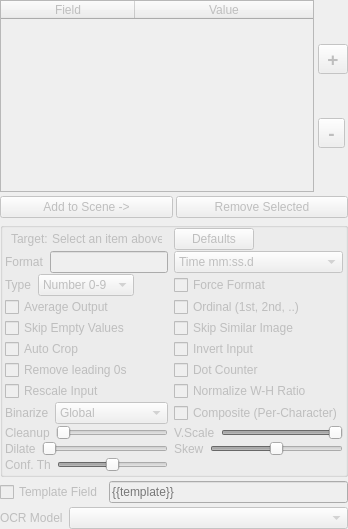
        <widget class="QWidget" name="groupBox_sb_info" native="true">
         <property name="enabled">
          <bool>false</bool>
         </property>
         <layout class="QVBoxLayout" name="verticalLayout_3">
          <property name="spacing">
           <number>4</number>
          </property>
          <property name="leftMargin">
           <number>0</number>
          </property>
          <property name="topMargin">
           <number>0</number>
          </property>
          <property name="rightMargin">
           <number>0</number>
          </property>
          <property name="bottomMargin">
           <number>0</number>
          </property>
          <item>
           <widget class="QWidget" name="widget" native="true">
            <layout class="QHBoxLayout" name="horizontalLayout_2">
             <property name="spacing">
              <number>1</number>
             </property>
             <property name="leftMargin">
              <number>0</number>
             </property>
             <property name="topMargin">
              <number>0</number>
             </property>
             <property name="rightMargin">
              <number>0</number>
             </property>
             <property name="bottomMargin">
              <number>0</number>
             </property>
             <item>
              <widget class="QTableWidget" name="tableWidget_boxes">
               <property name="minimumSize">
                <size>
                 <width>0</width>
                 <height>100</height>
                </size>
               </property>
               <property name="horizontalScrollBarPolicy">
                <enum>Qt::ScrollBarAlwaysOff</enum>
               </property>
               <property name="editTriggers">
                <set>QAbstractItemView::NoEditTriggers</set>
               </property>
               <property name="tabKeyNavigation">
                <bool>false</bool>
               </property>
               <property name="dragDropOverwriteMode">
                <bool>false</bool>
               </property>
               <property name="selectionMode">
                <enum>QAbstractItemView::SingleSelection</enum>
               </property>
               <property name="showGrid">
                <bool>false</bool>
               </property>
               <attribute name="horizontalHeaderMinimumSectionSize">
                <number>134</number>
               </attribute>
               <attribute name="horizontalHeaderStretchLastSection">
                <bool>true</bool>
               </attribute>
               <attribute name="verticalHeaderVisible">
                <bool>false</bool>
               </attribute>
               <column>
                <property name="text">
                 <string>Field</string>
                </property>
               </column>
               <column>
                <property name="text">
                 <string>Value</string>
                </property>
               </column>
              </widget>
             </item>
             <item alignment="Qt::AlignHCenter">
              <widget class="QWidget" name="widget_8" native="true">
               <property name="sizePolicy">
                <sizepolicy hsizetype="Minimum" vsizetype="Preferred">
                 <horstretch>0</horstretch>
                 <verstretch>0</verstretch>
                </sizepolicy>
               </property>
               <layout class="QGridLayout" name="gridLayout_4">
                <property name="sizeConstraint">
                 <enum>QLayout::SetMinimumSize</enum>
                </property>
                <property name="leftMargin">
                 <number>3</number>
                </property>
                <property name="topMargin">
                 <number>0</number>
                </property>
                <property name="rightMargin">
                 <number>0</number>
                </property>
                <property name="bottomMargin">
                 <number>0</number>
                </property>
                <property name="spacing">
                 <number>0</number>
                </property>
                <item row="0" column="0">
                 <widget class="QToolButton" name="toolButton_addBox">
                  <property name="minimumSize">
                   <size>
                    <width>27</width>
                    <height>0</height>
                   </size>
                  </property>
                  <property name="font">
                   <font>
                    <pointsize>14</pointsize>
                    <bold>true</bold>
                   </font>
                  </property>
                  <property name="text">
                   <string>+</string>
                  </property>
                 </widget>
                </item>
                <item row="1" column="0">
                 <widget class="QToolButton" name="toolButton_removeBox">
                  <property name="minimumSize">
                   <size>
                    <width>27</width>
                    <height>0</height>
                   </size>
                  </property>
                  <property name="font">
                   <font>
                    <pointsize>14</pointsize>
                    <bold>true</bold>
                   </font>
                  </property>
                  <property name="text">
                   <string>-</string>
                  </property>
                 </widget>
                </item>
               </layout>
              </widget>
             </item>
            </layout>
           </widget>
          </item>
          <item>
           <widget class="QWidget" name="widget_2" native="true">
            <layout class="QHBoxLayout" name="horizontalLayout_5">
             <property name="spacing">
              <number>3</number>
             </property>
             <property name="leftMargin">
              <number>0</number>
             </property>
             <property name="topMargin">
              <number>0</number>
             </property>
             <property name="rightMargin">
              <number>0</number>
             </property>
             <property name="bottomMargin">
              <number>0</number>
             </property>
             <item>
              <widget class="QPushButton" name="pushButton_makeBox">
               <property name="enabled">
                <bool>false</bool>
               </property>
               <property name="text">
                <string>Add to Scene -&gt;</string>
               </property>
              </widget>
             </item>
             <item>
              <widget class="QPushButton" name="pushButton_removeBox">
               <property name="enabled">
                <bool>false</bool>
               </property>
               <property name="text">
                <string>Remove Selected</string>
               </property>
              </widget>
             </item>
            </layout>
           </widget>
          </item>
          <item>
           <widget class="QGroupBox" name="groupBox_target_settings">
            <layout class="QGridLayout" name="gridLayout_6">
             <property name="leftMargin">
              <number>2</number>
             </property>
             <property name="topMargin">
              <number>0</number>
             </property>
             <property name="rightMargin">
              <number>2</number>
             </property>
             <property name="bottomMargin">
              <number>2</number>
             </property>
             <property name="verticalSpacing">
              <number>1</number>
             </property>
             <item row="0" column="3">
              <widget class="QPushButton" name="pushButton_restoreDefaults">
               <property name="sizePolicy">
                <sizepolicy hsizetype="Fixed" vsizetype="Fixed">
                 <horstretch>0</horstretch>
                 <verstretch>0</verstretch>
                </sizepolicy>
               </property>
               <property name="text">
                <string>Defaults</string>
               </property>
              </widget>
             </item>
             <item row="3" column="2">
              <widget class="QCheckBox" name="checkBox_smoothing">
               <property name="text">
                <string>Average Output</string>
               </property>
              </widget>
             </item>
             <item row="9" column="2">
              <widget class="QWidget" name="widget_27" native="true">
               <property name="sizePolicy">
                <sizepolicy hsizetype="Fixed" vsizetype="Preferred">
                 <horstretch>0</horstretch>
                 <verstretch>0</verstretch>
                </sizepolicy>
               </property>
               <layout class="QHBoxLayout" name="horizontalLayout_32">
                <property name="leftMargin">
                 <number>0</number>
                </property>
                <property name="topMargin">
                 <number>0</number>
                </property>
                <property name="rightMargin">
                 <number>0</number>
                </property>
                <property name="bottomMargin">
                 <number>0</number>
                </property>
                <item>
                 <widget class="QLabel" name="label_binarizationMethod">
                  <property name="text">
                   <string>Binarize</string>
                  </property>
                 </widget>
                </item>
                <item>
                 <widget class="QComboBox" name="comboBox_binarizationMethod">
                  <item>
                   <property name="text">
                    <string>Global</string>
                   </property>
                  </item>
                  <item>
                   <property name="text">
                    <string>No Binarization</string>
                   </property>
                  </item>
                  <item>
                   <property name="text">
                    <string>Local</string>
                   </property>
                  </item>
                  <item>
                   <property name="text">
                    <string>Adaptive</string>
                   </property>
                  </item>
                 </widget>
                </item>
               </layout>
              </widget>
             </item>
             <item row="1" column="3">
              <widget class="QComboBox" name="comboBox_formatPrefix">
               <property name="currentIndex">
                <number>0</number>
               </property>
               <item>
                <property name="text">
                 <string>Time mm:ss.d</string>
                </property>
               </item>
               <item>
                <property name="text">
                 <string>Time mm:ss</string>
                </property>
               </item>
               <item>
                <property name="text">
                 <string>Time ss.d</string>
                </property>
               </item>
               <item>
                <property name="text">
                 <string>Time 0-59</string>
                </property>
               </item>
               <item>
                <property name="text">
                 <string>Shotclock 0-39</string>
                </property>
               </item>
               <item>
                <property name="text">
                 <string>Score 1dd</string>
                </property>
               </item>
               <item>
                <property name="text">
                 <string>Score ddd</string>
                </property>
               </item>
               <item>
                <property name="text">
                 <string>Period 1-4</string>
                </property>
               </item>
               <item>
                <property name="text">
                 <string>Period d</string>
                </property>
               </item>
               <item>
                <property name="text">
                 <string>Alphanumeric</string>
                </property>
               </item>
               <item>
                <property name="text">
                 <string>Any text</string>
                </property>
               </item>
               <item>
                <property name="text">
                 <string>Any number</string>
                </property>
               </item>
               <item>
                <property name="text">
                 <string>Select Preset</string>
                </property>
               </item>
              </widget>
             </item>
             <item row="7" column="3">
              <widget class="QCheckBox" name="checkBox_dotDetector">
               <property name="toolTip">
                <string>Count dots/blobs instead of detecting characters</string>
               </property>
               <property name="text">
                <string>Dot Counter</string>
               </property>
              </widget>
             </item>
             <item row="2" column="2">
              <widget class="QWidget" name="horizontalWidget" native="true">
               <property name="sizePolicy">
                <sizepolicy hsizetype="Fixed" vsizetype="Preferred">
                 <horstretch>0</horstretch>
                 <verstretch>0</verstretch>
                </sizepolicy>
               </property>
               <layout class="QHBoxLayout" name="horizontalLayout_8">
                <property name="leftMargin">
                 <number>0</number>
                </property>
                <property name="topMargin">
                 <number>0</number>
                </property>
                <property name="rightMargin">
                 <number>0</number>
                </property>
                <property name="bottomMargin">
                 <number>0</number>
                </property>
                <item>
                 <widget class="QLabel" name="label_13">
                  <property name="sizePolicy">
                   <sizepolicy hsizetype="Fixed" vsizetype="Preferred">
                    <horstretch>0</horstretch>
                    <verstretch>0</verstretch>
                   </sizepolicy>
                  </property>
                  <property name="text">
                   <string>Type</string>
                  </property>
                 </widget>
                </item>
                <item>
                 <widget class="QComboBox" name="comboBox_fieldType">
                  <item>
                   <property name="text">
                    <string>Number 0-9</string>
                   </property>
                  </item>
                  <item>
                   <property name="text">
                    <string>Time 0-9 , . :</string>
                   </property>
                  </item>
                  <item>
                   <property name="text">
                    <string>Text</string>
                   </property>
                  </item>
                 </widget>
                </item>
               </layout>
              </widget>
             </item>
             <item row="10" column="2">
              <widget class="QWidget" name="widget_17" native="true">
               <layout class="QHBoxLayout" name="horizontalLayout_15">
                <property name="leftMargin">
                 <number>0</number>
                </property>
                <property name="topMargin">
                 <number>0</number>
                </property>
                <property name="rightMargin">
                 <number>0</number>
                </property>
                <property name="bottomMargin">
                 <number>0</number>
                </property>
                <item>
                 <widget class="QLabel" name="label_4">
                  <property name="text">
                   <string>Cleanup</string>
                  </property>
                 </widget>
                </item>
                <item>
                 <widget class="QSlider" name="horizontalSlider_cleanup">
                  <property name="orientation">
                   <enum>Qt::Horizontal</enum>
                  </property>
                 </widget>
                </item>
               </layout>
              </widget>
             </item>
             <item row="3" column="3">
              <widget class="QCheckBox" name="checkBox_ordinalIndicator">
               <property name="text">
                <string>Ordinal (1st, 2nd, ..)</string>
               </property>
              </widget>
             </item>
             <item row="4" column="2">
              <widget class="QCheckBox" name="checkBox_skip_empty">
               <property name="text">
                <string>Skip Empty Values</string>
               </property>
              </widget>
             </item>
             <item row="0" column="2">
              <widget class="QWidget" name="widget_10" native="true">
               <property name="sizePolicy">
                <sizepolicy hsizetype="Preferred" vsizetype="Preferred">
                 <horstretch>0</horstretch>
                 <verstretch>0</verstretch>
                </sizepolicy>
               </property>
               <layout class="QHBoxLayout" name="horizontalLayout_16">
                <property name="spacing">
                 <number>3</number>
                </property>
                <property name="leftMargin">
                 <number>5</number>
                </property>
                <property name="topMargin">
                 <number>0</number>
                </property>
                <property name="rightMargin">
                 <number>5</number>
                </property>
                <property name="bottomMargin">
                 <number>0</number>
                </property>
                <item>
                 <widget class="QLabel" name="label_6">
                  <property name="sizePolicy">
                   <sizepolicy hsizetype="Fixed" vsizetype="Preferred">
                    <horstretch>0</horstretch>
                    <verstretch>0</verstretch>
                   </sizepolicy>
                  </property>
                  <property name="text">
                   <string>Target:</string>
                  </property>
                 </widget>
                </item>
                <item>
                 <widget class="QLabel" name="label_selectedInfo">
                  <property name="maximumSize">
                   <size>
                    <width>110</width>
                    <height>16777215</height>
                   </size>
                  </property>
                  <property name="text">
                   <string>Select an item above</string>
                  </property>
                  <property name="textInteractionFlags">
                   <set>Qt::NoTextInteraction</set>
                  </property>
                 </widget>
                </item>
               </layout>
              </widget>
             </item>
             <item row="9" column="3">
              <widget class="QCheckBox" name="checkBox_compositeBox">
               <property name="text">
                <string>Composite (Per-Character)</string>
               </property>
              </widget>
             </item>
             <item row="12" column="2">
              <widget class="QWidget" name="widget_21" native="true">
               <layout class="QHBoxLayout" name="horizontalLayout_20">
                <property name="leftMargin">
                 <number>0</number>
                </property>
                <property name="topMargin">
                 <number>0</number>
                </property>
                <property name="rightMargin">
                 <number>0</number>
                </property>
                <property name="bottomMargin">
                 <number>0</number>
                </property>
                <item>
                 <widget class="QLabel" name="label_3">
                  <property name="text">
                   <string>Conf. Th</string>
                  </property>
                 </widget>
                </item>
                <item>
                 <widget class="QSlider" name="horizontalSlider_conf_thresh">
                  <property name="value">
                   <number>50</number>
                  </property>
                  <property name="orientation">
                   <enum>Qt::Horizontal</enum>
                  </property>
                 </widget>
                </item>
               </layout>
              </widget>
             </item>
             <item row="8" column="3">
              <widget class="QCheckBox" name="checkBox_normWHRatio">
               <property name="toolTip">
                <string>Scale to a favorable 1:2 width-to-height ratio</string>
               </property>
               <property name="text">
                <string>Normalize W-H Ratio</string>
               </property>
              </widget>
             </item>
             <item row="6" column="3">
              <widget class="QCheckBox" name="checkBox_invertPatch">
               <property name="text">
                <string>Invert Input</string>
               </property>
              </widget>
             </item>
             <item row="4" column="3">
              <widget class="QCheckBox" name="checkBox_skip_similar_image">
               <property name="text">
                <string>Skip Similar Image</string>
               </property>
              </widget>
             </item>
             <item row="2" column="3">
              <widget class="QCheckBox" name="checkBox">
               <property name="enabled">
                <bool>false</bool>
               </property>
               <property name="text">
                <string>Force Format</string>
               </property>
              </widget>
             </item>
             <item row="1" column="2">
              <widget class="QWidget" name="widget_7" native="true">
               <property name="sizePolicy">
                <sizepolicy hsizetype="Preferred" vsizetype="Preferred">
                 <horstretch>0</horstretch>
                 <verstretch>0</verstretch>
                </sizepolicy>
               </property>
               <layout class="QHBoxLayout" name="horizontalLayout_17">
                <property name="leftMargin">
                 <number>0</number>
                </property>
                <property name="topMargin">
                 <number>0</number>
                </property>
                <property name="rightMargin">
                 <number>0</number>
                </property>
                <property name="bottomMargin">
                 <number>0</number>
                </property>
                <item>
                 <widget class="QLabel" name="label_2">
                  <property name="text">
                   <string>Format</string>
                  </property>
                 </widget>
                </item>
                <item>
                 <widget class="QLineEdit" name="lineEdit_format"/>
                </item>
               </layout>
              </widget>
             </item>
             <item row="11" column="2">
              <widget class="QWidget" name="widget_13" native="true">
               <layout class="QHBoxLayout" name="horizontalLayout_13">
                <property name="leftMargin">
                 <number>0</number>
                </property>
                <property name="topMargin">
                 <number>0</number>
                </property>
                <property name="rightMargin">
                 <number>0</number>
                </property>
                <property name="bottomMargin">
                 <number>0</number>
                </property>
                <item>
                 <widget class="QLabel" name="label_9">
                  <property name="text">
                   <string>Dilate</string>
                  </property>
                 </widget>
                </item>
                <item>
                 <widget class="QSlider" name="horizontalSlider_dilate">
                  <property name="maximum">
                   <number>5</number>
                  </property>
                  <property name="pageStep">
                   <number>1</number>
                  </property>
                  <property name="orientation">
                   <enum>Qt::Horizontal</enum>
                  </property>
                 </widget>
                </item>
               </layout>
              </widget>
             </item>
             <item row="6" column="2">
              <widget class="QCheckBox" name="checkBox_autocrop">
               <property name="text">
                <string>Auto Crop</string>
               </property>
              </widget>
             </item>
             <item row="7" column="2">
              <widget class="QCheckBox" name="checkBox_removeLeadingZeros">
               <property name="text">
                <string>Remove leading 0s</string>
               </property>
              </widget>
             </item>
             <item row="8" column="2">
              <widget class="QCheckBox" name="checkBox_rescalePatch">
               <property name="toolTip">
                <string>Scale the image to 35 pixels height, a favorable size for OCR</string>
               </property>
               <property name="text">
                <string>Rescale Input</string>
               </property>
              </widget>
             </item>
             <item row="10" column="3">
              <widget class="QWidget" name="widget_vscale" native="true">
               <layout class="QHBoxLayout" name="horizontalLayout_11">
                <property name="leftMargin">
                 <number>0</number>
                </property>
                <property name="topMargin">
                 <number>0</number>
                </property>
                <property name="rightMargin">
                 <number>0</number>
                </property>
                <property name="bottomMargin">
                 <number>0</number>
                </property>
                <item>
                 <widget class="QLabel" name="label_15">
                  <property name="text">
                   <string>V.Scale</string>
                  </property>
                 </widget>
                </item>
                <item>
                 <widget class="QSlider" name="horizontalSlider_vscale">
                  <property name="minimum">
                   <number>1</number>
                  </property>
                  <property name="maximum">
                   <number>10</number>
                  </property>
                  <property name="pageStep">
                   <number>5</number>
                  </property>
                  <property name="value">
                   <number>10</number>
                  </property>
                  <property name="orientation">
                   <enum>Qt::Horizontal</enum>
                  </property>
                 </widget>
                </item>
               </layout>
              </widget>
             </item>
             <item row="11" column="3">
              <widget class="QWidget" name="widget_skew" native="true">
               <layout class="QHBoxLayout" name="horizontalLayout_12">
                <property name="leftMargin">
                 <number>0</number>
                </property>
                <property name="topMargin">
                 <number>0</number>
                </property>
                <property name="rightMargin">
                 <number>0</number>
                </property>
                <property name="bottomMargin">
                 <number>0</number>
                </property>
                <item>
                 <widget class="QLabel" name="label_14">
                  <property name="text">
                   <string>Skew</string>
                  </property>
                 </widget>
                </item>
                <item>
                 <widget class="QSlider" name="horizontalSlider_skew">
                  <property name="minimum">
                   <number>-10</number>
                  </property>
                  <property name="maximum">
                   <number>10</number>
                  </property>
                  <property name="orientation">
                   <enum>Qt::Horizontal</enum>
                  </property>
                 </widget>
                </item>
               </layout>
              </widget>
             </item>
            </layout>
           </widget>
          </item>
          <item>
           <widget class="QWidget" name="widget_23" native="true">
            <layout class="QHBoxLayout" name="horizontalLayout">
             <property name="leftMargin">
              <number>0</number>
             </property>
             <property name="topMargin">
              <number>0</number>
             </property>
             <property name="rightMargin">
              <number>0</number>
             </property>
             <property name="bottomMargin">
              <number>0</number>
             </property>
             <item>
              <widget class="QCheckBox" name="checkBox_templatefield">
               <property name="toolTip">
                <string>This field is a combination of exising fields in a template</string>
               </property>
               <property name="text">
                <string>Template Field</string>
               </property>
              </widget>
             </item>
             <item>
              <widget class="QLineEdit" name="lineEdit_templatefield">
               <property name="text">
                <string/>
               </property>
               <property name="placeholderText">
                <string>{{template}}</string>
               </property>
              </widget>
             </item>
            </layout>
           </widget>
          </item>
          <item>
           <widget class="QWidget" name="widget_6" native="true">
            <layout class="QHBoxLayout" name="horizontalLayout_7">
             <property name="leftMargin">
              <number>0</number>
             </property>
             <property name="topMargin">
              <number>0</number>
             </property>
             <property name="rightMargin">
              <number>0</number>
             </property>
             <property name="bottomMargin">
              <number>0</number>
             </property>
             <item>
              <widget class="QLabel" name="label_10">
               <property name="sizePolicy">
                <sizepolicy hsizetype="Fixed" vsizetype="Preferred">
                 <horstretch>0</horstretch>
                 <verstretch>0</verstretch>
                </sizepolicy>
               </property>
               <property name="text">
                <string>OCR Model</string>
               </property>
              </widget>
             </item>
             <item>
              <widget class="QComboBox" name="comboBox_ocrModel"/>
             </item>
            </layout>
           </widget>
          </item>
         </layout>
        </widget>
